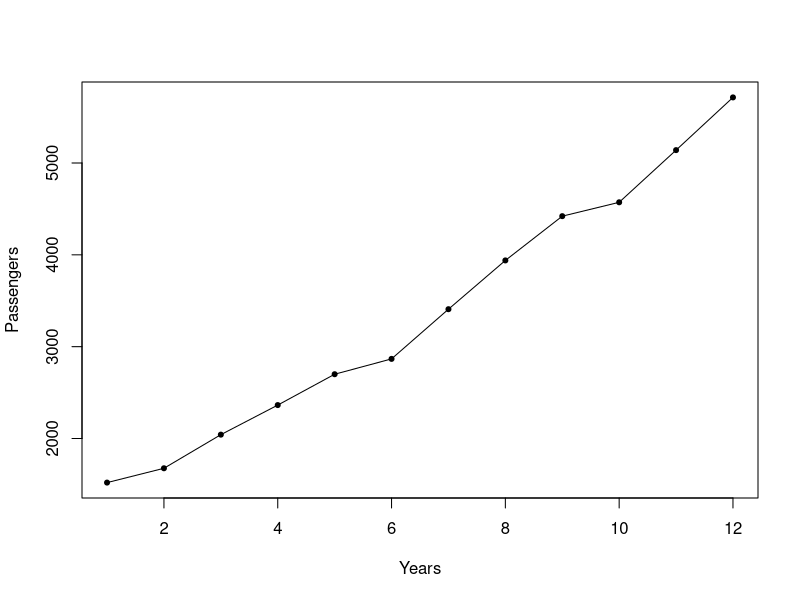

Write R code to recreate this figure. (Note: this script raises an error after producing the figure.)
################################################
################################################
#Task 1
library("matrixStats")

ap = matrix(AirPassengers, ncol = 12, byrow = TRUE, dimnames = list(as.character(1949:1960), month.abb))
indices = which(ap == max(ap), arr.ind = TRUE)
sprintf("The max revenue is from %d people in %s %s.", max(AirPassengers), colnames(ap)[indices[2]], rownames(ap)[indices[1]])

total_passengers <- rowSums(ap)
ind = which(total_passengers == max(total_passengers), arr.ind = TRUE)
sprintf("The max revenue generated was in %s", names(total_passengers)[ind[1]])


plot(total_passengers, ylab = "Passengers", xlab= "Years", type = "o", pch=20)
#################################################
#################################################
#Task 2

ticket_prices <- 8000
for (i in 2:12)
{
  ticket_prices[i] <- ticket_prices[i-1]*1.1
}

monthly_revenues <- matrix(ncol=12, nrow=12, dimnames = list(as.character(1949:1960), month.abb))

monthly_revenues<-ap*ticket_prices

indi = which(monthly_revenues == max(monthly_revenues), arr.ind = TRUE)
sprintf("The max revenue generated in one month was Rs. %f in %s %s.", max(monthly_revenues), colnames(monthly_revenues)[indi[2]], rownames(monthly_revenues)[indi[1]])

yearly_revenues <- rowSums(monthly_revenues)
indices = which(yearly_revenues = max(yearly_revenues), arr.ind = TRUE)
sprintf("The max revenue generated was Rs. %f in %s", max(yearly_revenues), names(yearly_revenues)[indices[1]])

total_revenue <- sum(yearly_revenues)
sprintf("The total revenue generated by the company between 1949 and 1960 is: Rs. %f",total_revenue)

#################################################
#################################################
#Task 3

trending_months<-colSums(ap)

plot(trending_months, ylab = "Passengers", xlab= "Months", type = "o", pch=20)


